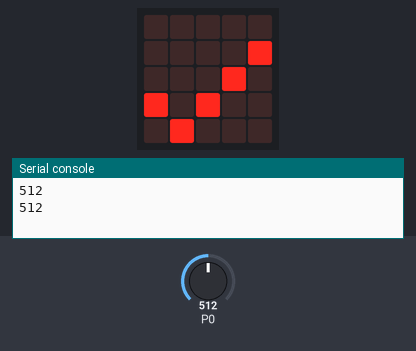
A program run on a simulated BBC micro:bit (MakeCode). Shown: the board's 5×5 LED display, the last lines printed to the serial console. The test bench sets the inputs (shaded band); at power-on: P0 = 512 (analog values on the 0–1023 scale).

Above: at 1.2 s.
1.3 s: P0 set to 390
At 2.7 s:
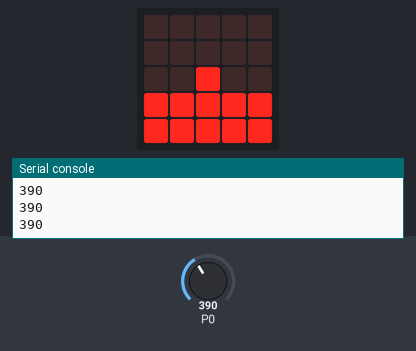
3.3 s: P0 set to 306
At 4.5 s:
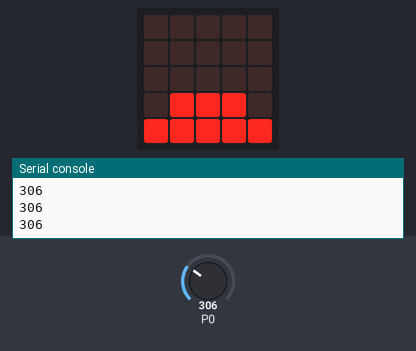
4.8 s: P0 set to 261
6.3 s: P0 set to 242
At 6.8 s:
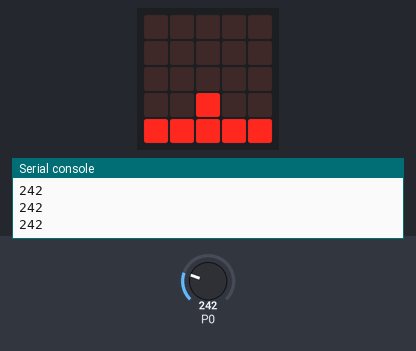
7.8 s: P0 set to 122
At 9.0 s:
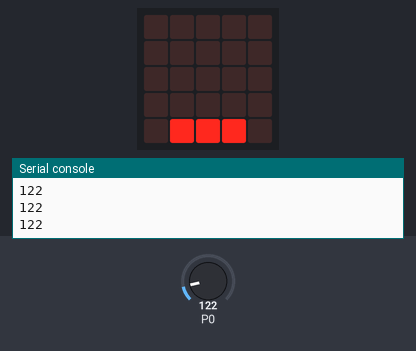
9.3 s: P0 set to 70
10.8 s: P0 set to 55
At 11.3 s:
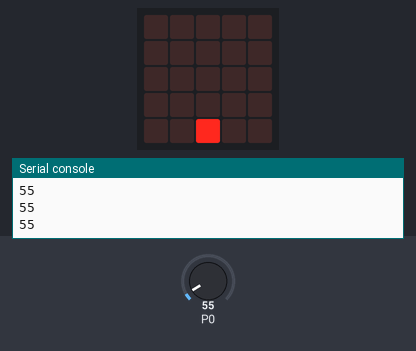
Timing chart, 0 to 13.3 s (numbered marks = the images above; inputs shaded):
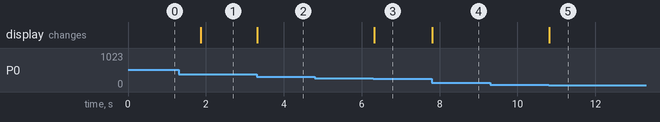

The program:

main.ts
```typescript
let variable = 0
basic.forever(function () {
    variable = pins.analogReadPin(AnalogPin.P0)
    led.plotBarGraph(
    variable,
    999
    )
    if (pins.analogReadPin(AnalogPin.P0) >= 400) {
        basic.showIcon(IconNames.Yes)
    }
})
```

test.ts
```typescript
// Hier kann man Tests durchführen; diese Datei wird nicht kompiliert, wenn dieses Paket als Erweiterung verwendet wird.
```

Measured:
- the behaviour switches between 250 and 249 on P0 (found by bisection; images 2 and 3)
- the behaviour switches between 63 and 62 on P0 (found by bisection; images 4 and 5)
- after the input at 1.3 s, the display: changes after 0.56 s (image 1)
- after the input at 3.3 s, the display: changes at once (image 2)
- after the input at 6.3 s, the display: changes at once (image 3)
- after the input at 7.8 s, the display: changes at once (image 4)
- after the input at 10.8 s, the display: changes at once (image 5)
